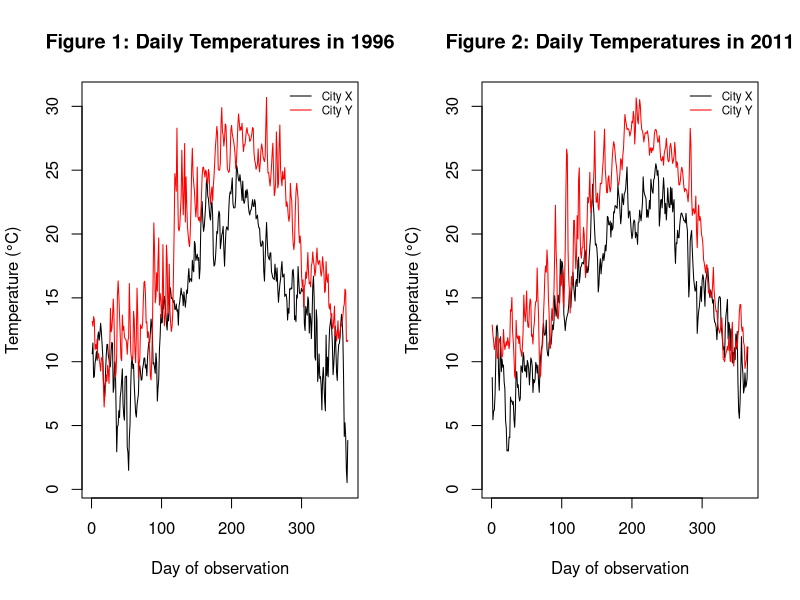
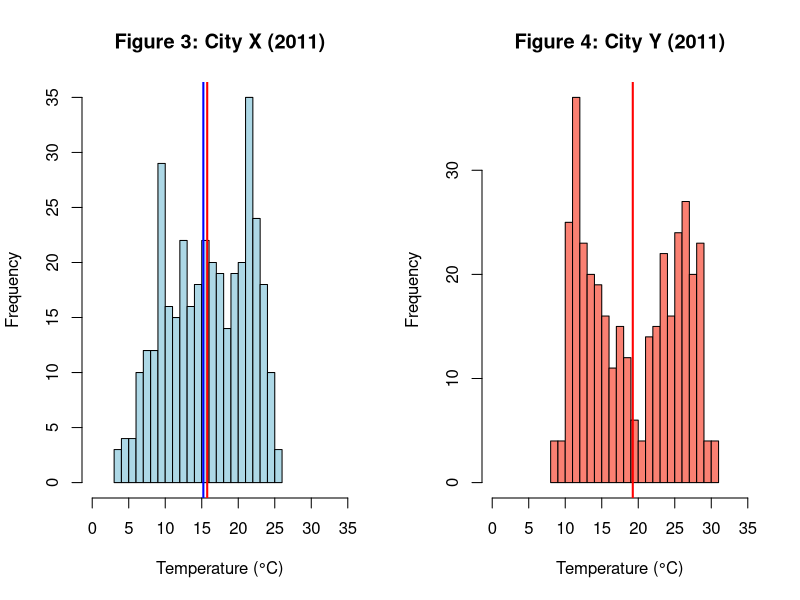
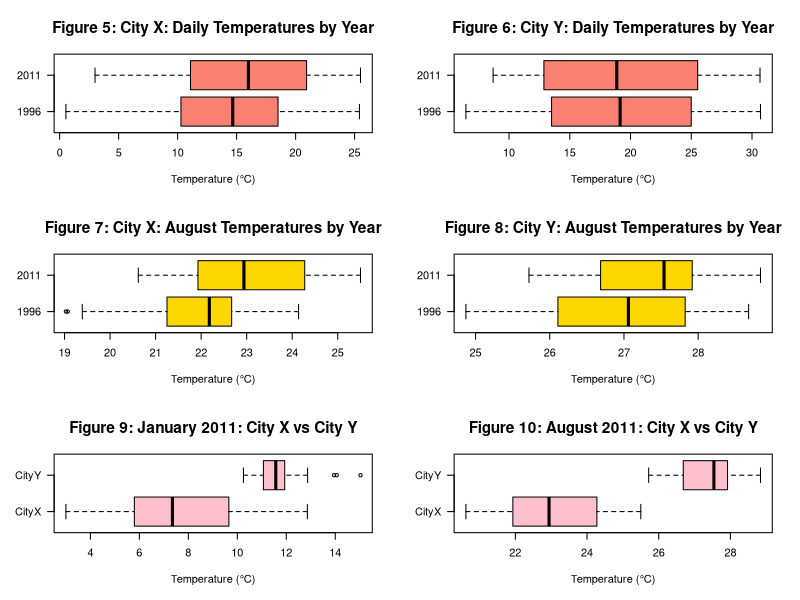

Generate these figures, in order, with R:
## ---- chunk 1
knitr::opts_chunk$set(echo = FALSE, message = FALSE, warning = FALSE, results = 'hide')

library(tidyverse)
library(dplyr)

climate_data <- read.csv("Temperature_data.csv")
colnames(climate_data) <- c("Year","Month","Day",
                       "temp_x","temp_y",
                       "ref_mean_x","ref_var_x")
head(climate_data)
str(climate_data)
summary(climate_data)

# Subsets of data:

# By city:
climate_data$Date <- as.Date(with(climate_data, paste(Year, Month, Day, sep = "-")))
cityX_2011 <- subset(climate_data, Year==2011)$temp_x
cityX_1996 <- subset(climate_data, Year==1996)$temp_x
cityY_1996 <- subset(climate_data, Year==1996)$temp_y
cityY_2011 <- subset(climate_data, Year==2011)$temp_y

# 1996 vs 2011
data_1996 <- climate_data %>% filter(Year == 1996)
data_2011 <- climate_data %>% filter(Year == 2011)

# August only for 1996 and 2011
aug_1996 <- climate_data %>% filter(Year == 1996, Month == 8)
aug_2011 <- climate_data %>% filter(Year == 2011, Month == 8)

# January 2011
jan_2011 <- climate_data %>% filter(Year == 2011, Month == 1)
## ---- chunk 2

# Time series plot
.fig_no <- 0
fig <- function(title_text){
  .fig_no <<- .fig_no + 1
  paste0("Figure ", .fig_no, ": ", title_text)
}

par(mfrow = c(1, 2))
cex.main=0.8
cex.lab=0.8
cex.axis=0.7

ylim_all <- range(c(data_1996$temp_x, data_1996$temp_y,
                    data_2011$temp_x, data_2011$temp_y), na.rm=TRUE)

plot(data_1996$temp_x, type="l",
     ylim=ylim_all, 
     main=fig("Daily Temperatures in 1996"),
     xlab="Day of observation",
     ylab="Temperature (°C)")
lines(data_1996$temp_y, col="red")
legend("topright", legend=c("City X","City Y"),
       col=c("black","red"), lty=1, bty = "n", cex = 0.7)

plot(data_2011$temp_x, type="l",
     ylim=ylim_all, 
     main=fig("Daily Temperatures in 2011"),
     xlab="Day of observation",
     ylab="Temperature (°C)")

lines(data_2011$temp_y, col="red")
legend("topright",
       legend=c("City X","City Y"),
       col=c("black","red"), lty=1, bty = "n", cex = 0.7)
## ---- chunk 3
# Histograms
par(mfrow = c(1, 2))
ref_mean <- mean(climate_data$ref_mean_x, na.rm = TRUE)
hist(cityX_2011, breaks=20,xlim=c(0,35), 
     main=fig("City X (2011)"),
     xlab="Temperature (°C)", col="lightblue")

abline(v=mean(cityX_2011), col="red", lwd=2)      # sample mean
abline(v=ref_mean, col="blue", lwd=2)           # historical mean

hist(cityY_2011, breaks=20,xlim=c(0,35), 
     main=fig("City Y (2011)"),
     xlab="Temperature (°C)", col="salmon")
abline(v=mean(cityY_2011), col="red", lwd=2)
## ---- chunk 4

# Box plots
x_aug_1996 <- na.omit(aug_1996$temp_x)
x_aug_2011 <- na.omit(aug_2011$temp_x)
y_aug_1996 <- na.omit(aug_1996$temp_y)
y_aug_2011 <- na.omit(aug_2011$temp_y)
x_jan_2011 <- na.omit(jan_2011$temp_x)
y_jan_2011 <- na.omit(jan_2011$temp_y)

par(mfrow = c(3, 2), cex.names = 1, cex.main = 1.4, las = 1)
boxplot(cityX_1996, cityX_2011,
        names=c("1996","2011"),
        horizontal=TRUE,
        main=fig("City X: Daily Temperatures by Year"),
        xlab="Temperature (°C)",
        col=c("salmon","salmon"))

boxplot(cityY_1996, cityY_2011,
        names=c("1996","2011"),
        horizontal=TRUE,
        main=fig("City Y: Daily Temperatures by Year"),
        xlab="Temperature (°C)",
        col=c("salmon","salmon"))

boxplot(x_aug_1996, x_aug_2011,
        names=c("1996","2011"),
        horizontal=TRUE,
        main=fig("City X: August Temperatures by Year"),
        xlab="Temperature (°C)",
        col=c("gold","gold"))

boxplot(y_aug_1996, y_aug_2011,
        names=c("1996","2011"),
        horizontal=TRUE,
        main=fig("City Y: August Temperatures by Year"),
        xlab="Temperature (°C)",
        col=c("gold","gold"))

boxplot(x_jan_2011,y_jan_2011,
        names=c("CityX","CityY"), 
        horizontal=TRUE,
        col=c("pink","pink"),
        main=fig("January 2011: City X vs City Y"),
        xlab="Temperature (°C)")

boxplot(x_aug_2011,y_aug_2011, 
        names=c("CityX","CityY"), 
        horizontal=TRUE,
        col=c("pink","pink"),
        main=fig("August 2011: City X vs City Y"), 
        xlab="Temperature (°C)")

## ---- chunk 5

# Summary statistics
summ_ci <- function(x, conf = 0.95){
  x <- na.omit(x)
  tt <- t.test(x, conf.level = conf)
  c(
    n = length(x),
    mean = mean(x),
    var = var(x),
    ci_low = tt$conf.int[1],
    ci_high = tt$conf.int[2]
  )
}

stats <- rbind(
  # Full year
  "City X 1996 (all days)" = summ_ci(cityX_1996),
  "City X 2011 (all days)" = summ_ci(cityX_2011),
  "City Y 1996 (all days)" = summ_ci(cityY_1996),
  "City Y 2011 (all days)" = summ_ci(cityY_2011),

  # August
  "City X Aug 1996" = summ_ci(x_aug_1996),
  "City X Aug 2011" = summ_ci(x_aug_2011),
  "City Y Aug 1996" = summ_ci(y_aug_1996),
  "City Y Aug 2011" = summ_ci(y_aug_2011),

  # January
  "City X Jan 2011" = summ_ci(x_jan_2011),
  "City Y Jan 2011" = summ_ci(y_jan_2011)
)

stats <- as.data.frame(stats)

# Round results
stats$mean <- round(stats$mean, 2)
stats$var <- round(stats$var, 2)
stats$ci_low <- round(stats$ci_low, 2)
stats$ci_high <- round(stats$ci_high, 2)
stats
## ---- chunk 6
#Hypothesis tests:

# a)  City X (2011) vs historical reference mean
ref_mean <- mean(climate_data$ref_mean_x, na.rm = TRUE)
t_test_result <- t.test(cityX_2011, mu = ref_mean)
t_test_result

# b) City X/Y: test if mean(2011) > mean(1996)
t.test(cityX_2011, cityX_1996, alternative = "greater")
t.test(cityY_2011, cityY_1996, alternative = "greater")

# c) City X/Y in august: test if mean(2011) > mean(1996)
t.test(x_aug_2011, x_aug_1996, alternative = "greater")

t.test(y_aug_2011, y_aug_1996, alternative = "greater")

# d) Test whether City X differs from City Y mean in august/january
x_jan_2011 <- na.omit(jan_2011$temp_x)
y_jan_2011 <- na.omit(jan_2011$temp_y)
t.test(x_jan_2011, y_jan_2011)

t.test(x_aug_2011, y_aug_2011)
